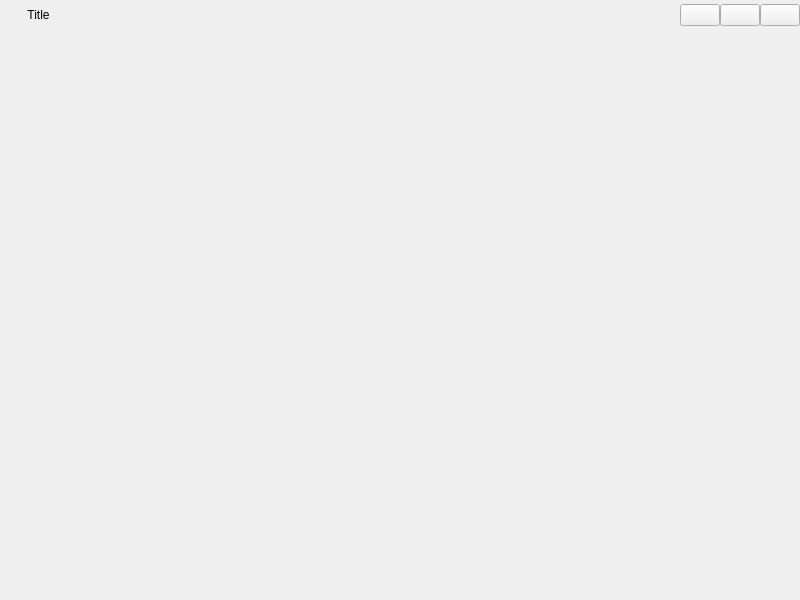
<?xml version="1.0" encoding="UTF-8"?>
<ui version="4.0">
 <class>WinMainWidget</class>
 <widget class="QMainWindow" name="WinMainWidget">
  <property name="geometry">
   <rect>
    <x>0</x>
    <y>0</y>
    <width>800</width>
    <height>600</height>
   </rect>
  </property>
  <property name="windowTitle">
   <string>MainWindow</string>
  </property>
  <widget class="QWidget" name="BackCentralwidget">
   <layout class="QVBoxLayout" name="verticalLayout">
    <property name="spacing">
     <number>0</number>
    </property>
    <property name="leftMargin">
     <number>0</number>
    </property>
    <property name="topMargin">
     <number>0</number>
    </property>
    <property name="rightMargin">
     <number>0</number>
    </property>
    <property name="bottomMargin">
     <number>0</number>
    </property>
    <item>
     <widget class="QWidget" name="WinRootWidget" native="true">
      <layout class="QVBoxLayout" name="WinRootWidgetLayout">
       <property name="spacing">
        <number>0</number>
       </property>
       <property name="leftMargin">
        <number>0</number>
       </property>
       <property name="topMargin">
        <number>0</number>
       </property>
       <property name="rightMargin">
        <number>0</number>
       </property>
       <property name="bottomMargin">
        <number>0</number>
       </property>
       <item>
        <widget class="QWidget" name="TopWidget" native="true">
         <property name="minimumSize">
          <size>
           <width>0</width>
           <height>30</height>
          </size>
         </property>
         <property name="maximumSize">
          <size>
           <width>16777215</width>
           <height>30</height>
          </size>
         </property>
         <layout class="QHBoxLayout" name="horizontalLayout_2">
          <property name="spacing">
           <number>0</number>
          </property>
          <property name="leftMargin">
           <number>0</number>
          </property>
          <property name="topMargin">
           <number>0</number>
          </property>
          <property name="rightMargin">
           <number>0</number>
          </property>
          <property name="bottomMargin">
           <number>0</number>
          </property>
          <item>
           <widget class="QWidget" name="TitleWidget" native="true">
            <layout class="QHBoxLayout" name="horizontalLayout">
             <property name="spacing">
              <number>10</number>
             </property>
             <property name="leftMargin">
              <number>10</number>
             </property>
             <property name="topMargin">
              <number>0</number>
             </property>
             <property name="rightMargin">
              <number>0</number>
             </property>
             <property name="bottomMargin">
              <number>0</number>
             </property>
             <item>
              <widget class="QLabel" name="Icon">
               <property name="maximumSize">
                <size>
                 <width>30</width>
                 <height>30</height>
                </size>
               </property>
               <property name="text">
                <string/>
               </property>
              </widget>
             </item>
             <item>
              <widget class="QLabel" name="Title">
               <property name="layoutDirection">
                <enum>Qt::LeftToRight</enum>
               </property>
               <property name="text">
                <string>Title</string>
               </property>
               <property name="alignment">
                <set>Qt::AlignCenter</set>
               </property>
              </widget>
             </item>
             <item>
              <spacer name="horizontalSpacer">
               <property name="orientation">
                <enum>Qt::Horizontal</enum>
               </property>
               <property name="sizeHint" stdset="0">
                <size>
                 <width>40</width>
                 <height>20</height>
                </size>
               </property>
              </spacer>
             </item>
            </layout>
           </widget>
          </item>
          <item>
           <layout class="QHBoxLayout" name="ButtonsLayout">
            <property name="spacing">
             <number>0</number>
            </property>
            <item>
             <widget class="QPushButton" name="MinimizeButton">
              <property name="text">
               <string/>
              </property>
             </widget>
            </item>
            <item>
             <widget class="QPushButton" name="ZoomButton">
              <property name="text">
               <string/>
              </property>
             </widget>
            </item>
            <item>
             <widget class="QPushButton" name="CloseButton">
              <property name="text">
               <string/>
              </property>
             </widget>
            </item>
           </layout>
          </item>
         </layout>
        </widget>
       </item>
       <item>
        <layout class="QHBoxLayout" name="ToolLayout">
         <property name="spacing">
          <number>0</number>
         </property>
         <property name="leftMargin">
          <number>0</number>
         </property>
         <property name="topMargin">
          <number>0</number>
         </property>
         <property name="rightMargin">
          <number>0</number>
         </property>
         <property name="bottomMargin">
          <number>0</number>
         </property>
         <item>
          <widget class="QWidget" name="ToolListWidget" native="true">
           <property name="minimumSize">
            <size>
             <width>200</width>
             <height>0</height>
            </size>
           </property>
           <property name="maximumSize">
            <size>
             <width>16777215</width>
             <height>16777215</height>
            </size>
           </property>
          </widget>
         </item>
         <item>
          <widget class="QWidget" name="ExhibitionWidget" native="true">
           <layout class="QVBoxLayout" name="verticalLayout_2">
            <property name="spacing">
             <number>0</number>
            </property>
            <property name="leftMargin">
             <number>0</number>
            </property>
            <property name="topMargin">
             <number>0</number>
            </property>
            <property name="rightMargin">
             <number>0</number>
            </property>
            <property name="bottomMargin">
             <number>0</number>
            </property>
            <item>
             <widget class="QStackedWidget" name="FuncStackWidget">
              <widget class="QWidget" name="WidgetFunc"/>
              <widget class="QWidget" name="GraphicsViewFunc"/>
              <widget class="QWidget" name="QuickWidgetFunc"/>
              <widget class="QWidget" name="SettingFunc"/>
              <widget class="QWidget" name="AboutFunc"/>
             </widget>
            </item>
           </layout>
          </widget>
         </item>
        </layout>
       </item>
      </layout>
     </widget>
    </item>
   </layout>
  </widget>
 </widget>
 <resources/>
 <connections/>
</ui>
